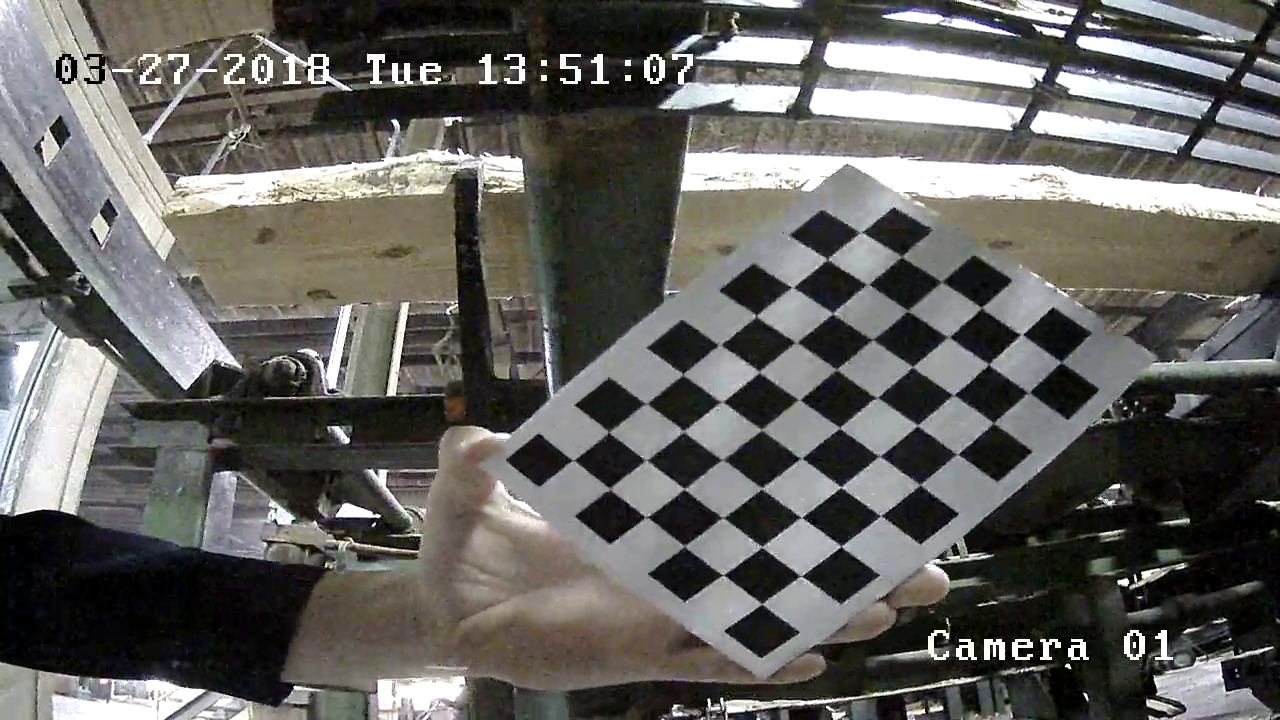
#> input picture Calibration/13.png, 1280 x 720 px
$ python man_sort.py --folder Calibration
#> lines starting #> are read from the running program, lines starting #| are printed output that depends on the picture
"""Sort the files based on user input."""

import cv2
import os
import glob
import argparse
import shutil

ap = argparse.ArgumentParser()
ap.add_argument("-f", "--folder", required=True, help="Folder to sort")
ap.add_argument("-s", "--start",
                nargs='?',
                const=1,
                help="Start image #",
                type=int)
args = vars(ap.parse_args())
path = args["folder"]
start = args["start"]

if path[-1] is not "/":
    path += "/"
if not os.path.exists(path):
    print("Invalid path: {}".format(path))
    exit()
if not os.path.exists(path + "True"):
    os.makedirs(path + "True")
if not os.path.exists(path + "False"):
    os.makedirs(path + "False")

font = cv2.FONT_HERSHEY_SIMPLEX
if start is None:
    start = 1
i = start
filenames = glob.glob(path+"*.png")
file_lables = []
for filename in filenames:
    file_lables.append(0)

while True:
    print("Current image number is: "+str(i))
    img = cv2.imread(filenames[i], -1)
#> img is the input picture: shape (720, 1280, 3); mean B, G, R 94.3, 97.4, 98.9
    if file_lables[i] is 1:
        cv2.putText(img, ("Labled as 'True'"),
                    (20, 40), font, 1, (255, 255, 255), 2, cv2.LINE_AA)
    if file_lables[i] is -1:
        cv2.putText(img, ("Labled as 'False'"),
                    (10, 40), font, 1, (255, 255, 255), 2, cv2.LINE_AA)
    cv2.imshow(("Is it clear? Right Shift = True,"
                "? = False, Enter = Finalize, "
                "- = Go back, + = Go forward"),
               img[::2, ::2, ::])
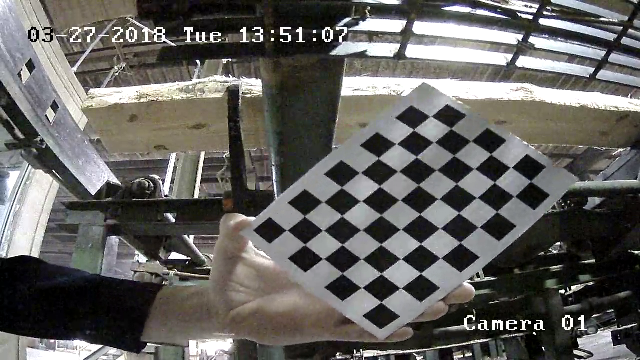
#> window 'Is it clear? Right Shift = Tru': shape (360, 640, 3); mean B, G, R 94.3, 97.3, 98.8
    k = cv2.waitKey(0) & 0xFF
#> (key Esc is pressed here)
    if k == 45 and i > 0:
        i -= 1
    if k == 61 and i < (len(filenames) - 1):
        i += 1
    if k == 226:
        file_lables[i] = 1
        if i < (len(filenames) - 1):
            i += 1
    if k == 47:
        file_lables[i] = -1
        if i < (len(filenames) - 1):
            i += 1
    print(k)
    if k == 27:
        exit()
#> (the program exits here)
